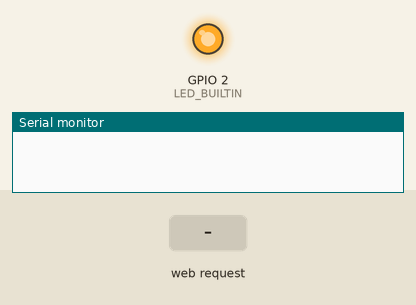
Recording of a program running on a simulated ESP8266 (Wemos D1 mini). Parts: output pins drawn as LEDs (lit = HIGH, except the on-board LED, lit = LOW), the last lines printed to the serial monitor. The inputs (shaded band) are chosen by the test bench. WiFi joins after 1.5 s; servers stay silent unless stated.

Above: at 0.1 s.
At 2.9 s:
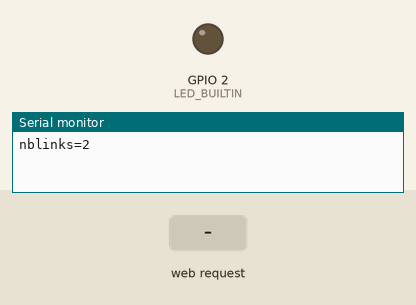
3.0 s: HTTP request GET /set?nblinks= received
Timing chart, 0 to 12.5 s (numbered marks = the images above; inputs shaded):
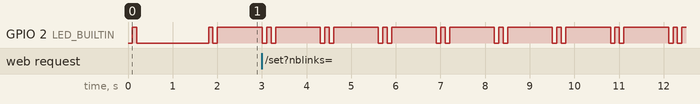

The program:

main.cpp
```cpp
/*
 * Accesspoint Basic OTA
 *
 * It is a complex thing. OTA can be done in different ways.
 * - My prefered way would be: Open an accesspoint, run the loop, while accepting either OTA program uploads or
 *   accepting blynk style commands. This is most robust, but not mainstram, and not even supported, it seems.
 * - Mainstream: if there is a network config from a previous run, re-use that. If it connects, run the code, accept commands.
 *   If that network does not connect, open an accesspoint, that allows entering a network config. then try to connect there,
 *   if it fails, restart. That requires a working WLAN.
 *   Then, OTA is done through that WLAN we connect to.
 *
 * http://arduino.esp8266.com/Arduino/versions/2.0.0/doc/ota_updates/ota_updates.html
 * https://github.com/tzapu/WiFiManager/blob/master/examples/AutoConnect/AutoConnect.ino
 *
 * Requires: WiFiManager. (PIO Home -> Open -> Libraries ... search is blocked. Hmm.)
 *                        Edit platformio.ini: Add lib_deps = WiFiManager@>=0.14
 *
 * Caution: It still compiles if WiFiManager is misspelled in platformio.ini
 */

#include <Arduino.h>

#include <ESP8266WiFi.h>          //https://github.com/esp8266/Arduino

// needed for WifiManager
#include <DNSServer.h>
#include <ESP8266WebServer.h>
#include <WiFiManager.h>          //https://github.com/tzapu/WiFiManager

// needed for OTA
#include <ESP8266mDNS.h>
#include <WiFiUdp.h>
#include <ArduinoOTA.h>

WiFiServer webserver(80);            // outside of setup and loop, so that both can use it.

void setup() {
  // led is an output
  pinMode(LED_BUILTIN, OUTPUT);
  // turn the LED on by making the voltage LOW
  digitalWrite(LED_BUILTIN, LOW);
  delay(100);
  // turn the LED on by making the voltage LOW
  digitalWrite(LED_BUILTIN, HIGH);
  delay(100);
  // turn the LED on by making the voltage LOW
  digitalWrite(LED_BUILTIN, LOW);
  // start serial
  Serial.begin(115200);           // debug to Serial is automtically enabled in autoConnect()

  // start wifi
  WiFiManager wifimanager;
  wifimanager.setDebugOutput(true);   // do or don't talk to Serial. (default true)
  #if 0
  wifimanager.setHostname( ("BlinkBlink_" + String(ESP.getChipId(), HEX)).c_str() );     // not yet in master of github.com/tzapu/WiFiManager
  #else
  WiFi.hostname( ("BlinkBlink_" + String(ESP.getChipId(), HEX)).c_str() );               // ESP8266 only.
  #endif
  wifimanager.setTimeout(120);        // 2 minutes wait.
  // autoConnect fetches ssid and pass from eeprom (if stored) and tries to connext.
  // if it does not connect, it starts an access point with the specified name
  // and goes into a blocking loop awaiting configuraiton.

  if(!wifimanager.autoConnect( ("BlinkBlink_AutoAP" + String(ESP.getChipId(), HEX)).c_str() )) {
    Serial.println("failed to connect and hit timeout");
    delay(3000);
    //reset and try again, or maybe put it to deep sleep
    ESP.reset();
    delay(5000);
  }

  webserver.begin();


  // Port defaults to 8266
  // ArduinoOTA.setPort(8266);

  // Hostname defaults to esp8266-[ChipID]
  // ArduinoOTA.setHostname("myesp8266");

  // No authentication by default
  // ArduinoOTA.setPassword((const char *)"123");

  ArduinoOTA.onStart([]() {
    String type;
    if (ArduinoOTA.getCommand() == U_FLASH) {
      type = "sketch";
    } else { // U_FS
      type = "filesystem";
    }
    // NOTE: if updating FS this would be the place to unmount FS using FS.end()
    Serial.println("OTA Start updating " + type);
  });
  ArduinoOTA.onEnd([]() {
    Serial.println("\nOTA End");
  });
  ArduinoOTA.onProgress([](unsigned int progress, unsigned int total) {
    Serial.printf("OTA Progress: %u%%\r", (progress / (total / 100)));
  });
  ArduinoOTA.onError([](ota_error_t error) {
    Serial.printf("OTA Error[%u]: ", error);
    if (error == OTA_AUTH_ERROR) Serial.println("Auth Failed");
    else if (error == OTA_BEGIN_ERROR) Serial.println("Begin Failed");
    else if (error == OTA_CONNECT_ERROR) Serial.println("Connect Failed");
    else if (error == OTA_RECEIVE_ERROR) Serial.println("Receive Failed");
    else if (error == OTA_END_ERROR) Serial.println("End Failed");
  });
  ArduinoOTA.begin();
}

int nblinks = 2;
String header;

void loop() {
  // put your main code here, to run repeatedly ...

  Serial.printf("nblinks=%d\r\n", nblinks);
  ArduinoOTA.handle();

  for (int i = 0; i < nblinks; i++)
    {
      // turn the LED on by making the voltage LOW
      digitalWrite(LED_BUILTIN, LOW);
      delay(100);
      // turn the LED off (HIGH is the voltage level)
      digitalWrite(LED_BUILTIN, HIGH);
      delay(100);
    }

  delay(900);

  WiFiClient client = webserver.available();
  if (client) {                             // If a new client connects,
    Serial.println("New Client.");          // print a message out in the serial port
    String currentLine = "";                // make a String to hold incoming data from the client
    while (client.connected()) {            // loop while the client's connected
      if (client.available()) {             // if there's bytes to read from the client,
        char c = client.read();             // read a byte, then
        Serial.write(c);                    // print it out the serial monitor
        header += c;
        if (c == '\n') {                    // if the byte is a newline character
          // if the current line is blank, you got two newline characters in a row.
          // that's the end of the client HTTP request, so send a response:
          if (currentLine.length() == 0) {
            // HTTP headers always start with a response code (e.g. HTTP/1.1 200 OK)
            // and a content-type so the client knows what's coming, then a blank line:
            client.println("HTTP/1.1 200 OK");
            client.println("Content-type:text/html");
            client.println("Connection: close");
            client.println("Cache-Control: no-cache");    // wichtig! damit Daten nicht aus dem Browser cach kommen
            client.println();

            // adjust number of blinks
            int pos = header.indexOf("GET /set?nblinks=");
            if (pos >= 0) {
              char ch = header.charAt(pos+17);
              if (ch > '0' && ch <= '9') nblinks = ch - '0';
            }

            // Display the HTML web page
            client.println("<!DOCTYPE html><html>");
            client.println("<head><meta name=\"viewport\" content=\"width=device-width, initial-scale=1\">");
            client.println("<link rel=\"icon\" href=\"data:,\">");
            // CSS to style the on/off buttons
            // Feel free to change the background-color and font-size attributes to fit your preferences
            client.println("<style>html { font-family: Helvetica; display: inline-block; margin: 0px auto; text-align: center;}");
            client.println(".button { background-color: #195B6A; border: none; color: white; padding: 16px 40px;");
            client.println("text-decoration: none; font-size: 30px; margin: 2px; cursor: pointer;}");
            client.println(".button2 {background-color: #77878A;}</style></head>");

            // Web Page Heading
            client.println("<body><h1>ESP8266 OTA Blinker</h1>");

            // Display current state, and ON/OFF buttons for GPIO 5
            client.printf("<p>nblinks=%d</p>\n", nblinks);
            client.println("<p><a href=\"/set?nblinks=1\"><button class=\"button\">1</button></a></p>");
            client.println("<p><a href=\"/set?nblinks=2\"><button class=\"button\">2</button></a></p>");
            client.println("<p><a href=\"/set?nblinks=3\"><button class=\"button\">3</button></a></p>");
            client.println("<p><a href=\"/set?nblinks=4\"><button class=\"button\">4</button></a></p>");
            client.println("<p><a href=\"/set?nblinks=5\"><button class=\"button\">5</button></a></p>");
            client.println("</body></html>");

            // The HTTP response ends with another blank line
            client.println();
            // Break out of the while loop
            break;
          } else { // if you got a newline, then clear currentLine
            currentLine = "";
          }
        } else if (c != '\r') {  // if you got anything else but a carriage return character,
          currentLine += c;      // add it to the end of the currentLine
        }
      }
    }
    // Clear the header variable
    header = "";
    // Close the connection
    client.stop();
    Serial.println("Client disconnected.");
    Serial.println("");
  }
}
```

Measured:
- by itself, GPIO 2 (LED_BUILTIN): repeats every 1.3 s: HIGH 0.10 s, LOW 0.10 s, HIGH 1.0 s, LOW 0.10 s
